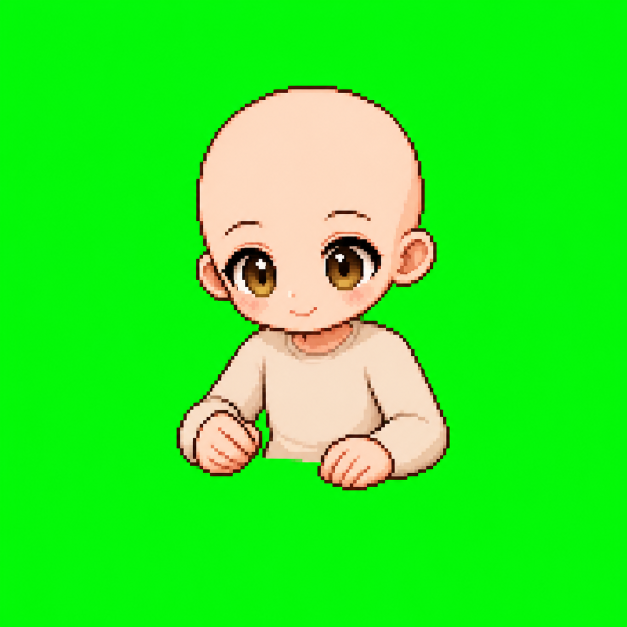
#> input picture docs/assets/cosmetic-sources/v2/girl-study-bare-chroma.png, 1254 x 1254 px (shown at 1/2 size); its folder holds 7 pictures in this run
$ python prepareAvatarVerticalSlice.py
#> lines starting #> are read from the running program, lines starting #| are printed output that depends on the picture
"""Build the non-runtime girl/study layered-avatar vertical slice at 160x160."""

from collections import deque
from pathlib import Path

from PIL import Image, ImageChops


ROOT = Path.cwd() if (Path.cwd() / "package.json").exists() else Path(__file__).resolve().parents[1]
SOURCE_DIR = ROOT / "docs" / "assets" / "cosmetic-sources" / "v2"
OUTPUT_ROOT = ROOT / "public" / "sprites" / "avatar-layers"
PREVIEW_DIR = ROOT / "docs" / "assets" / "cosmetic-drafts" / "v2" / "girl" / "study"
LEGACY_DRAFT_DIR = ROOT / "docs" / "assets" / "cosmetic-drafts" / "v1" / "girl" / "study"
ROOM_SOURCE_V2 = ROOT / "docs" / "assets" / "room-layer-sources" / "v2"
COSMETIC_SOURCE_V3 = ROOT / "docs" / "assets" / "cosmetic-sources" / "v3"
CANVAS_SIZE = (160, 160)
SOURCE_CROP = (127, 100, 1127, 1100)
ROOM_ALIGNMENT_OFFSET_Y = 8


def remove_connected_green(source: Image.Image) -> Image.Image:
    """Remove only green pixels connected to the canvas edge.

    A flood fill is safer than global chroma distance for dusty-blue clothes:
    it cannot accidentally punch transparent holes inside an enclosed outfit.
    """
    image = source.convert("RGBA")
    width, height = image.size
    pixels = image.load()
    seen = bytearray(width * height)
    queue: deque[tuple[int, int]] = deque()

    def is_key(x: int, y: int) -> bool:
        red, green, blue, _ = pixels[x, y]
        return green >= red + 22 and green >= blue + 22 and green >= 90

    def enqueue(x: int, y: int) -> None:
        index = y * width + x
        if seen[index] or not is_key(x, y):
            return
        seen[index] = 1
        queue.append((x, y))

    for x in range(width):
        enqueue(x, 0)
        enqueue(x, height - 1)
    for y in range(height):
        enqueue(0, y)
        enqueue(width - 1, y)

    while queue:
        x, y = queue.popleft()
        pixels[x, y] = (0, 0, 0, 0)
        if x > 0:
            enqueue(x - 1, y)
        if x + 1 < width:
            enqueue(x + 1, y)
        if y > 0:
            enqueue(x, y - 1)
        if y + 1 < height:
            enqueue(x, y + 1)

    return image


def normalize(source_name: str) -> Image.Image:
    image = remove_connected_green(Image.open(SOURCE_DIR / source_name))
    resized = image.crop(SOURCE_CROP).resize(CANVAS_SIZE, Image.Resampling.NEAREST)
    pixels = resized.load()
    for y in range(resized.height):
        for x in range(resized.width):
            red, green, blue, alpha = pixels[x, y]
            if alpha and green >= red + 35 and green >= blue + 35:
                pixels[x, y] = (0, 0, 0, 0)
    aligned = Image.new("RGBA", CANVAS_SIZE, (0, 0, 0, 0))
    aligned.alpha_composite(resized, (0, ROOM_ALIGNMENT_OFFSET_Y))
    return aligned


# [13 lines left out: function align_existing_layer, not called in this run]


def place_isolated_asset(source: Image.Image, box: tuple[int, int, int, int]) -> Image.Image:
    alpha_box = source.getchannel("A").getbbox()
    if alpha_box is None:
        raise ValueError("Isolated avatar source has no visible pixels")
    cropped = source.crop(alpha_box)
    x0, y0, x1, y1 = box
    scale = min((x1 - x0) / cropped.width, (y1 - y0) / cropped.height)
    fitted = cropped.resize(
        (max(1, round(cropped.width * scale)), max(1, round(cropped.height * scale))),
        Image.Resampling.NEAREST,
    )
    layer = Image.new("RGBA", CANVAS_SIZE, (0, 0, 0, 0))
    x = x0 + ((x1 - x0) - fitted.width) // 2
    y = y1 - fitted.height
    layer.alpha_composite(fitted, (x, y))
    return layer


def generated_study_hands_layer() -> Image.Image:
    sheet = Image.open(COSMETIC_SOURCE_V3 / "study-hands-sheet-alpha.png").convert("RGBA")
    half = sheet.width // 2
    # Match the approved chibi proportions: the hands must read clearly at
    # room scale without becoming larger than the character's cheeks.
    left_hand = place_isolated_asset(sheet.crop((0, 0, half, sheet.height)), (39, 109, 70, 145))
    right_hand = place_isolated_asset(sheet.crop((half, 0, sheet.width, sheet.height)), (96, 123, 118, 146))
    return Image.alpha_composite(left_hand, right_hand)


def soften_double_neckline(base: Image.Image) -> Image.Image:
    """Remove the source master's second dark neck stripe.

    Garment collars supply the visible lower neckline. Keeping the original
    full-width body outline underneath made it read as a brown choker after
    the avatar was enlarged inside the room.
    """
    result = base.copy()
    pixels = result.load()
    for y in range(97, 100):
        for x in range(68, 89):
            pixels[x, y] = pixels[x, 95]
    return result


# [92 lines left out: functions connected_components, render_masked, extract_hair_layer, extract_outfit_layer, save_layer, not called in this run]


def main() -> None:
    PREVIEW_DIR.mkdir(parents=True, exist_ok=True)

    bare_without_pencil = soften_double_neckline(normalize("girl-study-bare-chroma.png"))
#> the loop in remove_connected_green, `for x in range(width):` made 1254 passes
#> the loop in remove_connected_green, `for y in range(height):` made 1254 passes
#> in normalize, `aligned = Image.new("RGBA", CANVAS_SIZE, (0, 0, 0, 0))`: aligned: PIL image 160x160 RGBA; every value is 0
    bare = bare_without_pencil
    hand_front = generated_study_hands_layer()
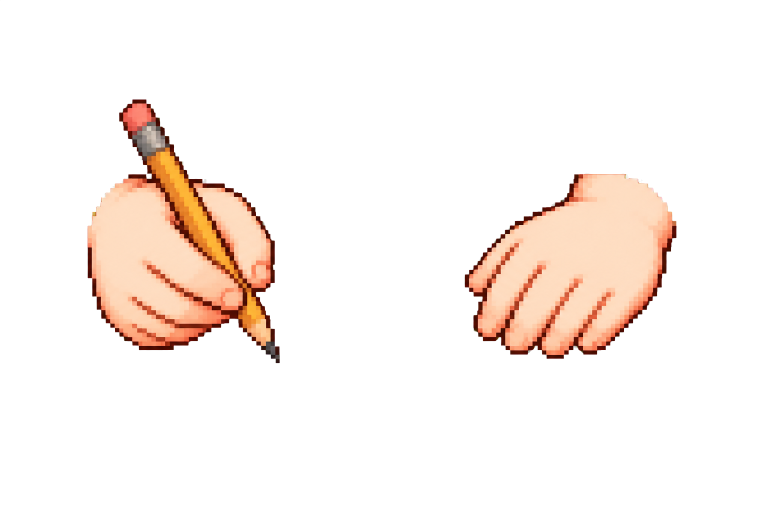
#> input picture docs/assets/cosmetic-sources/v3/study-hands-sheet-alpha.png, 1536 x 1024 px (shown at 1/2 size)
#> in generated_study_hands_layer, sheet is the input picture: PIL image 1536x1024 RGBA; mean R, G, B, A 33, 24.8, 19.9, 36.6
#> in place_isolated_asset, `cropped = source.crop(alpha_box)`:
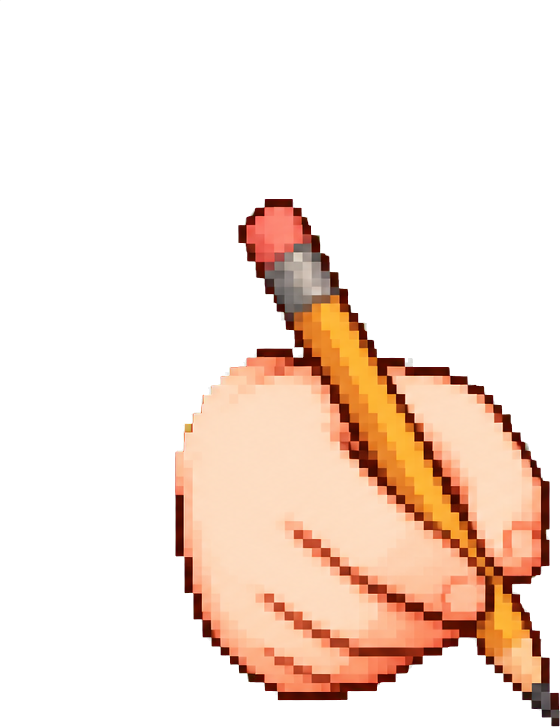
#> cropped: PIL image 560x727 RGBA; mean R, G, B, A 64.9, 46.9, 35.8, 74.1; transparent parts drawn white
#> call 2 of place_isolated_asset, with box = (96, 123, 118, 146)
#> in place_isolated_asset (call 2), `cropped = source.crop(alpha_box)`:
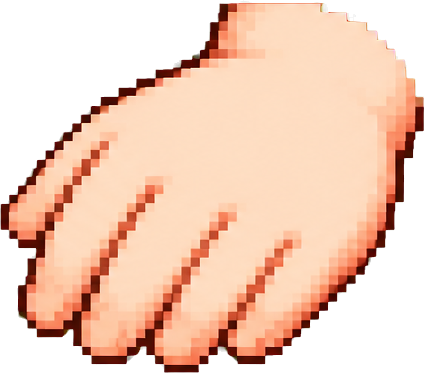
#> cropped: PIL image 424x373 RGBA; mean R, G, B, A 161.2, 125.7, 105.6, 172.8; transparent parts drawn white
    hair_composite = normalize("girl-study-default-hair-composite-chroma.png")
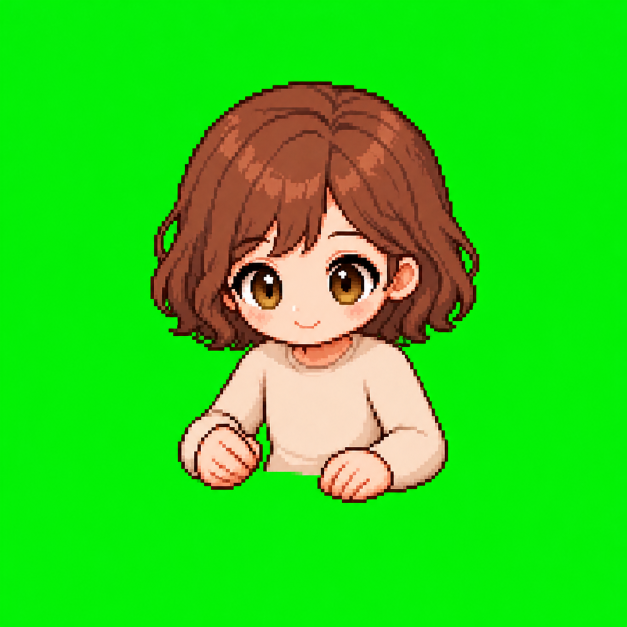
#> input picture docs/assets/cosmetic-sources/v2/girl-study-default-hair-composite-chroma.png, 1254 x 1254 px (shown at 1/2 size)
    default_composite = normalize("girl-study-default-outfit-composite-chroma.png")
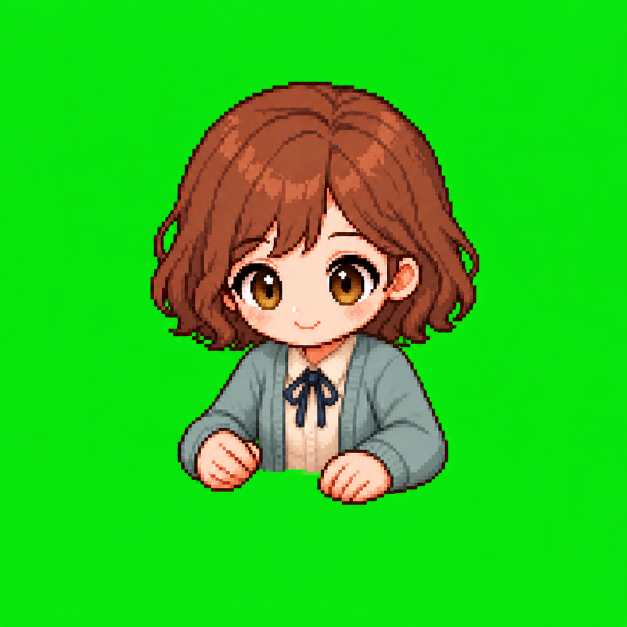
#> input picture docs/assets/cosmetic-sources/v2/girl-study-default-outfit-composite-chroma.png, 1254 x 1254 px (shown at 1/2 size)
#> in normalize (call 3), `resized = image.crop(SOURCE_CROP).resize(CANVAS_SIZE, Image.Resampling..`:
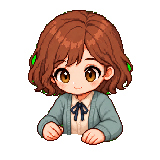
#> resized: PIL image 160x160 RGBA; mean R, G, B, A 61.5, 41.5, 33.2, 102.3; transparent parts drawn white
#> in normalize (call 3), `aligned.alpha_composite(resized, (0, ROOM_ALIGNMENT_OFFSET_Y))`:
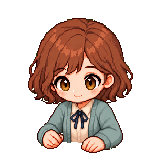
#> aligned: PIL image 160x160 RGBA; mean R, G, B, A 61.4, 41, 33.2, 101.5; transparent parts drawn white
    hoodie_composite = normalize("girl-study-hoodie-composite-chroma.png")

    hair_front = extract_hair_layer(hair_composite, bare_without_pencil)
    hair_back = Image.new("RGBA", CANVAS_SIZE, (0, 0, 0, 0))
    default_outfit = extract_outfit_layer(default_composite, hair_composite)
    hoodie = extract_outfit_layer(hoodie_composite, hair_composite)
    ribbon = align_existing_layer(Image.open(LEGACY_DRAFT_DIR / "lavender-ribbon.png"))
    glasses = align_existing_layer(Image.open(LEGACY_DRAFT_DIR / "round-glasses.png"), scale=1.15, offset_y=25)
    headphones = align_existing_layer(Image.open(LEGACY_DRAFT_DIR / "lavender-headphones.png"))

    save_layer(bare, "base/girl/study.png")
    save_layer(hair_back, "hair-back/default-hair/girl/study.png")
    save_layer(hair_front, "hair-front/default-hair/girl/study.png")
    save_layer(default_outfit, "outfit/default-outfit/girl/study.png")
    save_layer(hoodie, "outfit/hoodie/girl/study.png")
    save_layer(ribbon, "head-accessory/ribbon/girl/study.png")
    save_layer(glasses, "face-accessory/glasses/girl/study.png")
    save_layer(headphones, "head-accessory/headphones/girl/study.png")

    room_hand_layer = Image.new("RGBA", (640, 800), (0, 0, 0, 0))
    room_hand_layer.alpha_composite(hand_front.resize((360, 360), Image.Resampling.NEAREST), (140, 128))
    room_hand_layer.save(ROOT / "public" / "sprites" / "room" / "default-night" / "study-hands.png", format="PNG")

    default_character = Image.alpha_composite(Image.alpha_composite(bare, hair_front), default_outfit)
    hoodie_character = Image.alpha_composite(Image.alpha_composite(bare, hair_front), hoodie)
    previews = {
        "study-hands.png": hand_front,
        "bare.png": bare,
        "default-hair.png": Image.alpha_composite(bare, hair_front),
        "default-outfit.png": default_character,
        "hoodie.png": hoodie_character,
        "hoodie-ribbon.png": Image.alpha_composite(hoodie_character, ribbon),
        "default-glasses.png": Image.alpha_composite(default_character, glasses),
        "default-headphones.png": Image.alpha_composite(default_character, headphones),
    }
    for name, preview in previews.items():
        preview.save(PREVIEW_DIR / name, format="PNG")
        print(f"Wrote {PREVIEW_DIR / name}")

    room_output = ROOT / "public" / "sprites" / "room" / "default-night"
    behind_room = Image.open(
        ROOT / "docs" / "assets" / "room-layer-drafts" / "v1" / "preview-behind-character-v1.png"
    ).convert("RGBA")

    # [20 lines left out: function room_preview, not called in this run]

    room_preview(default_character, "room-default-outfit.png")
    room_preview(Image.alpha_composite(hoodie_character, ribbon), "room-hoodie-ribbon.png")


if __name__ == "__main__":
#> (the run stopped early here; a loop or call above may not have finished)
